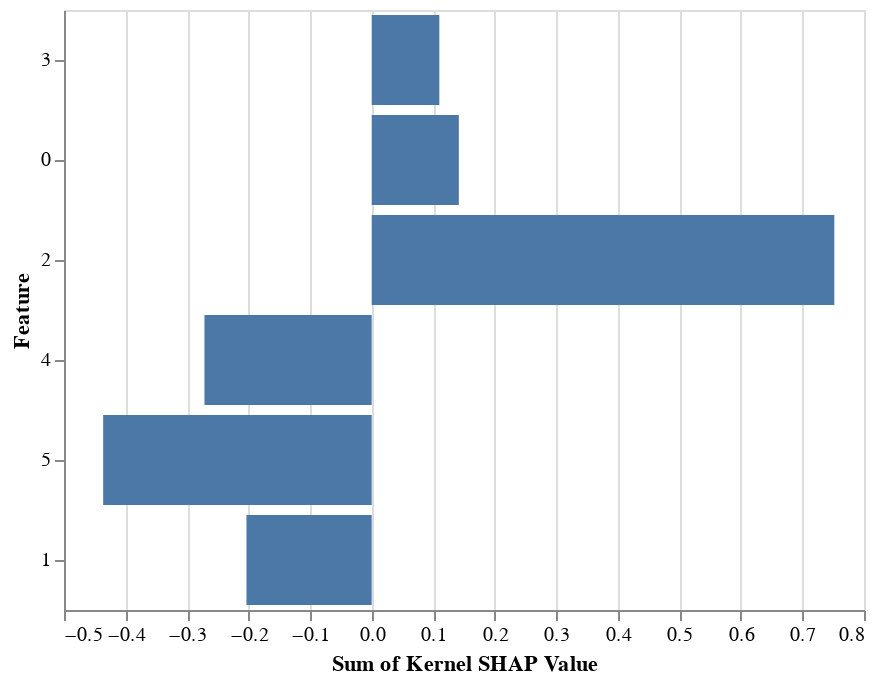

Notebook code cell kept with this figure:
### Code cell
alt.Chart(melted_df).mark_bar().encode(
    alt.X('sum(Kernel SHAP Value):Q'),
    alt.Y('Feature:N', sort=alt.EncodingSortField(
            field="Kernel SHAP Value",
            order="descending" 
        ))
)

### Figure 1 — Vega-Lite specification as saved in the notebook (floating-point values rounded to 4 significant figures)
{"$schema": "https://vega.github.io/schema/vega-lite/v3.2.1.json", "config": {"mark": {"tooltip": null}, "view": {"height": 300, "width": 400}}, "data": {"name": "data-4079798bebe035d2d1d1b2b014238aa9"}, "datasets": {"data-4079798bebe035d2d1d1b2b014238aa9": [{"Effect Type": "Primal Main Effect", "Feature": 0, "Kernel SHAP Value": -0.07581}, {"Effect Type": "Primal Main Effect", "Feature": 1, "Kernel SHAP Value": -0.57}, {"Effect Type": "Primal Main Effect", "Feature": 2, "Kernel SHAP Value": 0.9622}, {"Effect Type": "Primal Main Effect", "Feature": 3, "Kernel SHAP Value": 0.08398}, {"Effect Type": "Primal Main Effect", "Feature": 4, "Kernel SHAP Value": -0.2356}, {"Effect Type": "Primal Main Effect", "Feature": 5, "Kernel SHAP Value": -0.4449}, {"Effect Type": "Interaction Effect", "Feature": 0, "Kernel SHAP Value": 0.2174}, {"Effect Type": "Interaction Effect", "Feature": 1, "Kernel SHAP Value": 0.3665}, {"Effect Type": "Interaction Effect", "Feature": 2, "Kernel SHAP Value": -0.2105}, {"Effect Type": "Interaction Effect", "Feature": 3, "Kernel SHAP Value": 0.02592}, {"Effect Type": "Interaction Effect", "Feature": 4, "Kernel SHAP Value": -0.03614}, {"Effect Type": "Interaction Effect", "Feature": 5, "Kernel SHAP Value": 0.008559}]}, "encoding": {"x": {"aggregate": "sum", "field": "Kernel SHAP Value", "type": "quantitative"}, "y": {"field": "Feature", "sort": {"field": "Kernel SHAP Value", "order": "descending"}, "type": "nominal"}}, "mark": "bar"}
